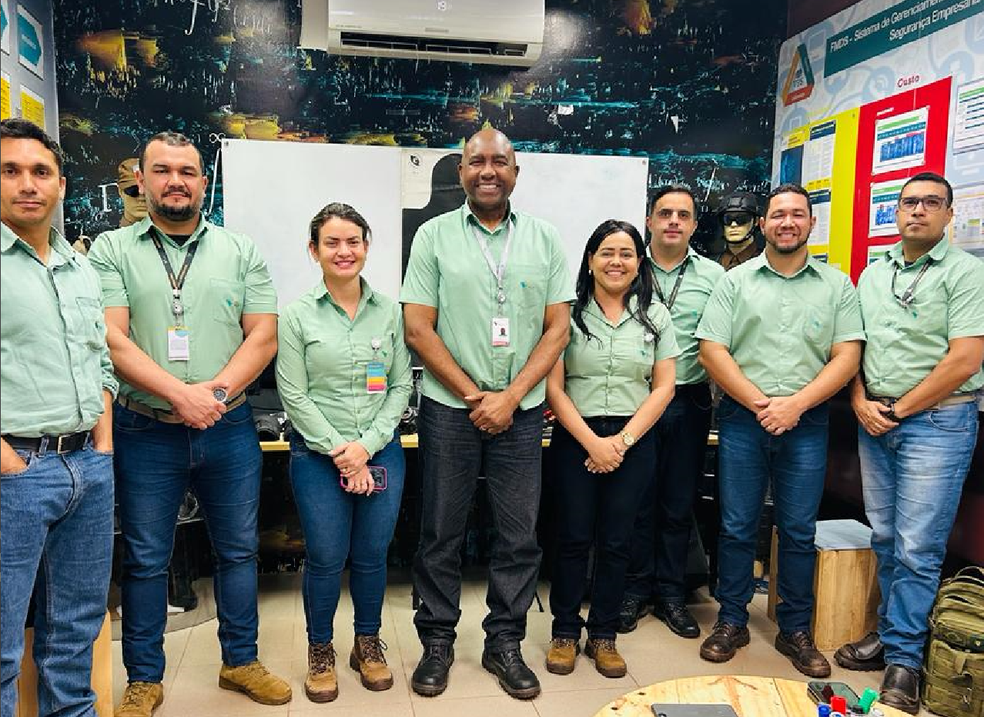
#> input picture fotos/Nova pasta/vale.png, 984 x 717 px, shrunk from 1278 x 932 before the run
$ python deteccao_face_haar.py
#> lines starting #> are read from the running program, lines starting #| are printed output that depends on the picture; after the words box and inside, x2 and y2 are one past the last pixel; in counts of white or black regions, pixels touching at a corner belong together
import cv2

imagem = cv2.imread("fotos/Nova pasta/vale.png")
#> imagem is the input picture: shape (717, 984, 3); mean B, G, R 104.8, 113.4, 111.1
classificador = cv2.CascadeClassifier("recursos/haarcascade_frontalface_default.xml")
imagemCinza = cv2.cvtColor(imagem, cv2.COLOR_BGR2GRAY)
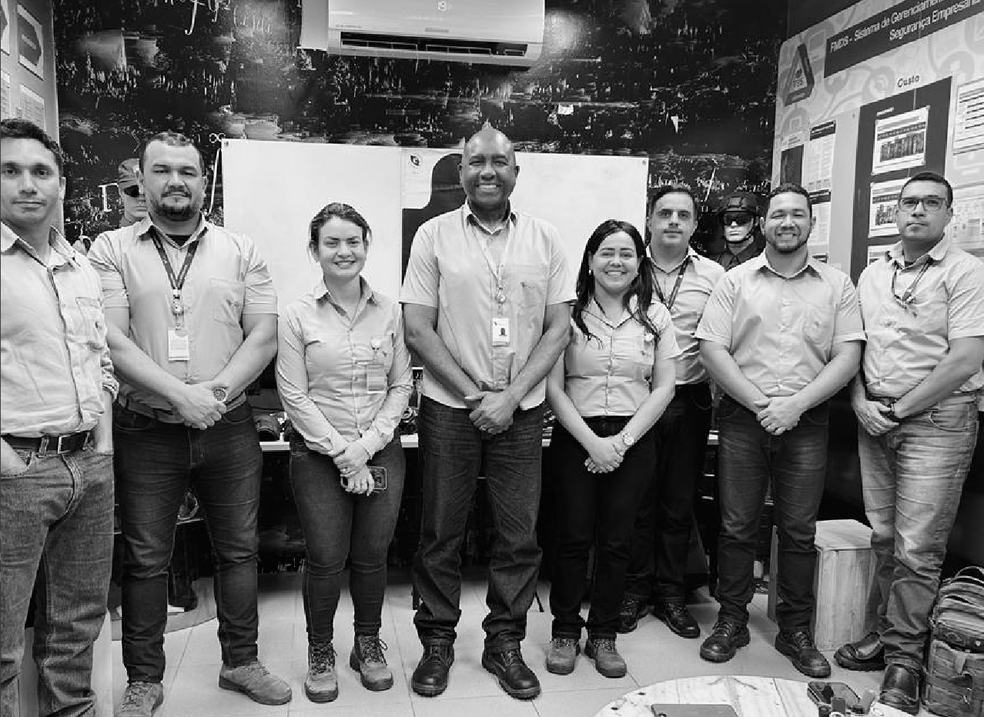
#> imagemCinza: shape (717, 984); min 0, max 255, mean 111.8
facesDetectadas = classificador.detectMultiScale(imagemCinza, scaleFactor=1.2, minSize=(50, 50))
#> facesDetectadas = [[457, 138, 61, 61], [140, 144, 71, 71], [890, 177, 61, 61], [645, 191, 60, 60], [760, 193, 56, 56], [311, 217, 65, 65], [587, 231, 57, 57], [85, 252, 50, 50]]
print(facesDetectadas)
#| [[457 138  61  61]
#|  [140 144  71  71]
#|  [890 177  61  61]
#|  [645 191  60  60]
#|  [760 193  56  56]
#|  [311 217  65  65]
#|  [587 231  57  57]
#|  [ 85 252  50  50]]
print("Faces detectadas", len(facesDetectadas))
#| Faces detectadas 8
for(x, y, l, a) in facesDetectadas:
    cv2.rectangle(imagem, (x, y), (x + l, y + a), (0, 255, 0), 2)
#> this loop made 8 passes
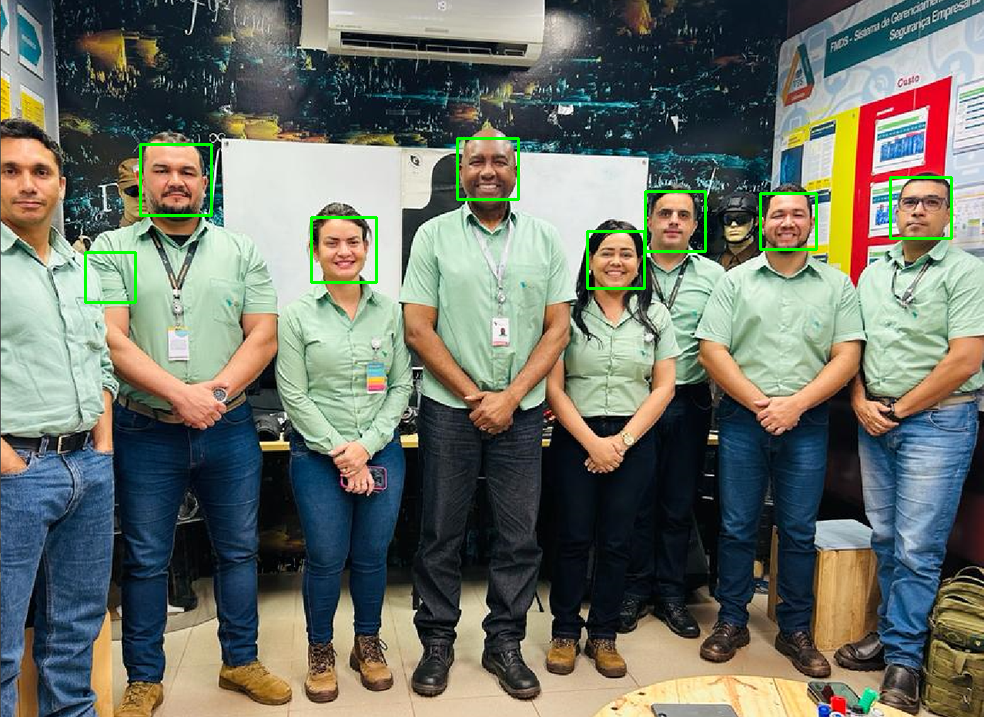
#> imagem: shape (717, 984, 3); 0.81% of pixels changed, all inside (x1, y1, x2, y2) = (84, 137, 953, 304)

cv2.imshow("Detecdtor haar", imagem)
cv2.waitKey(0)
cv2.destroyAllWindows()

$ run again, with fotos/Nova pasta/cam2.jpeg saved as fotos/Nova pasta/vale.png
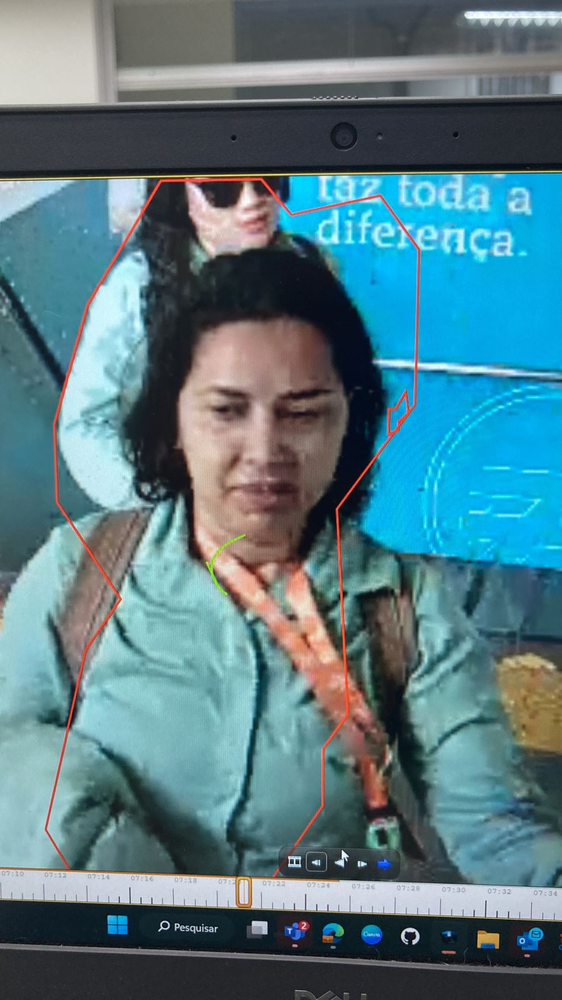
#> input picture fotos/Nova pasta/cam2.jpeg, 562 x 1000 px, shrunk from 900 x 1600 before the run
#> imagem is the input picture: shape (1000, 562, 3); mean B, G, R 130.9, 121.7, 86.1
#> `imagemCinza = cv2.cvtColor(imagem, cv2.COLOR_BGR2GRAY)`:
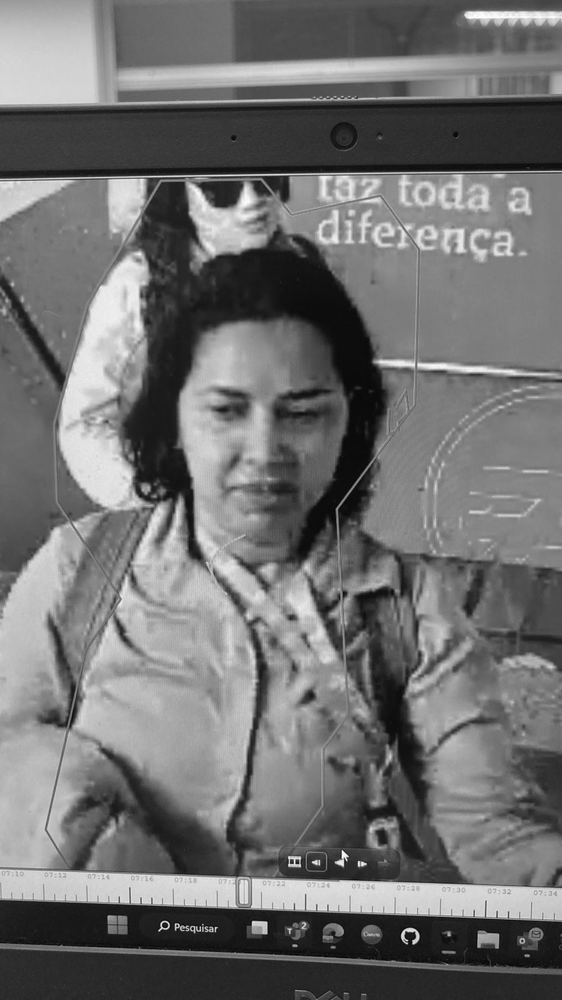
#> imagemCinza: shape (1000, 562); min 0, max 255, mean 112.1
#> facesDetectadas = [[162, 330, 207, 207]]
#| [[162 330 207 207]]
#| Faces detectadas 1
#> the loop `for(x, y, l, a) in facesDetectadas:` made 1 pass
#> after the loop `for(x, y, l, a) in facesDetectadas:`:
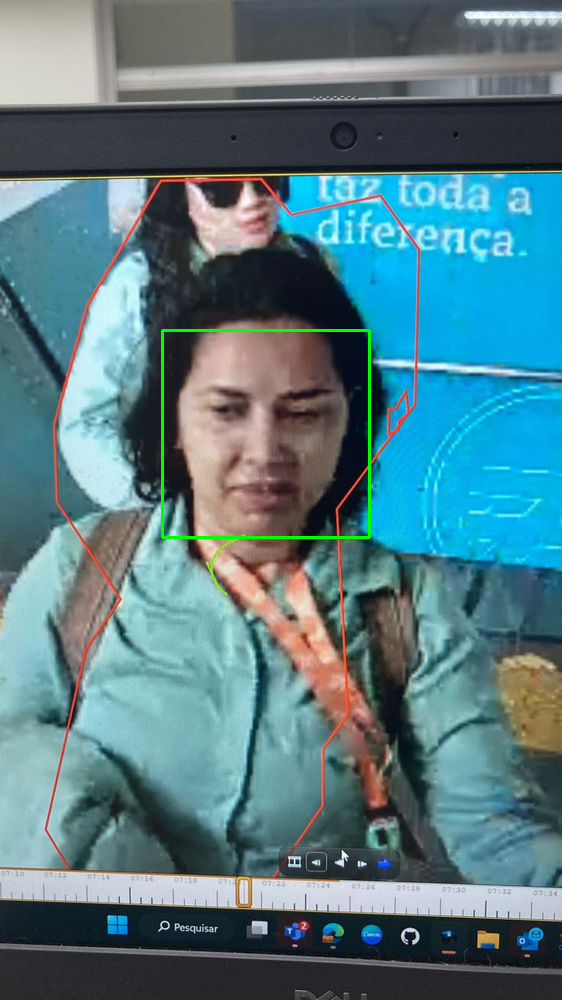
#> imagem: shape (1000, 562, 3); 0.44% of pixels changed, all inside (x1, y1, x2, y2) = (161, 329, 371, 539)

$ run again, with fotos/Nova pasta/cam3.jpeg saved as fotos/Nova pasta/vale.png
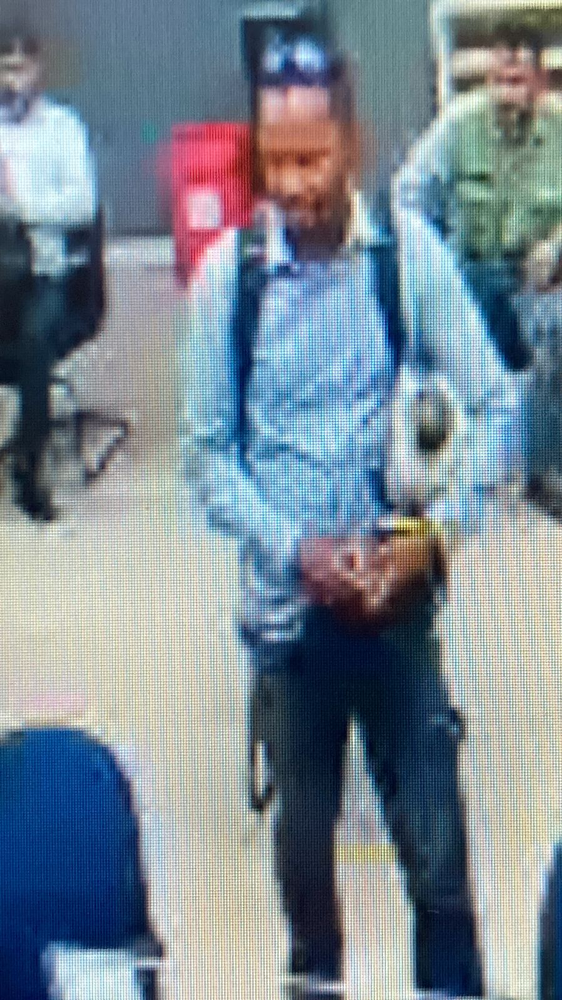
#> input picture fotos/Nova pasta/cam3.jpeg, 562 x 1000 px, shrunk from 900 x 1600 before the run
#> imagem is the input picture: shape (1000, 562, 3); mean B, G, R 147.2, 136.3, 122.6
#> `imagemCinza = cv2.cvtColor(imagem, cv2.COLOR_BGR2GRAY)`:
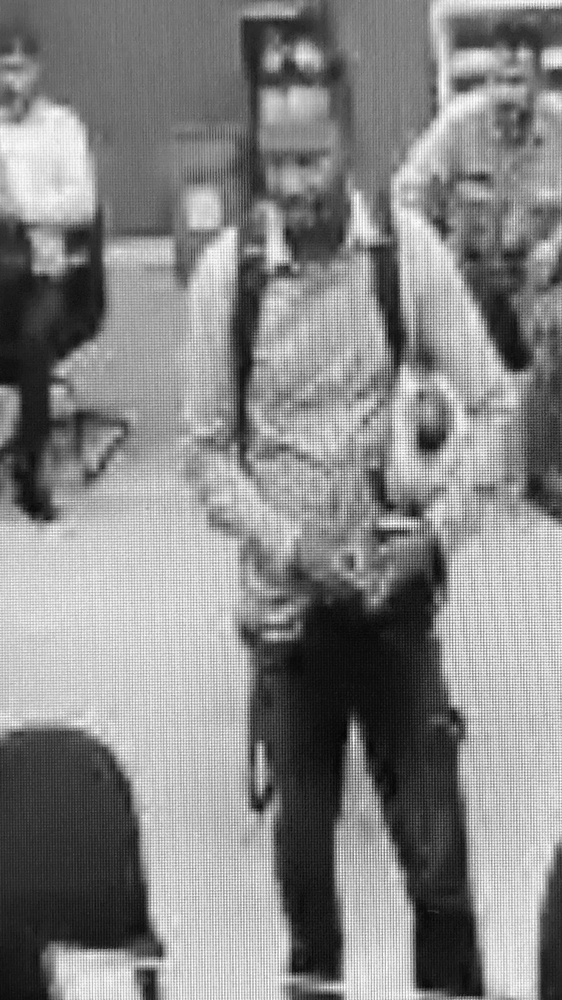
#> imagemCinza: shape (1000, 562); min 4, max 255, mean 133.5
#> facesDetectadas = [[32, 427, 58, 58], [239, 374, 60, 60], [440, 180, 72, 72]]
#| [[ 32 427  58  58]
#|  [239 374  60  60]
#|  [440 180  72  72]]
#| Faces detectadas 3
#> the loop `for(x, y, l, a) in facesDetectadas:` made 3 passes
#> after the loop `for(x, y, l, a) in facesDetectadas:`:
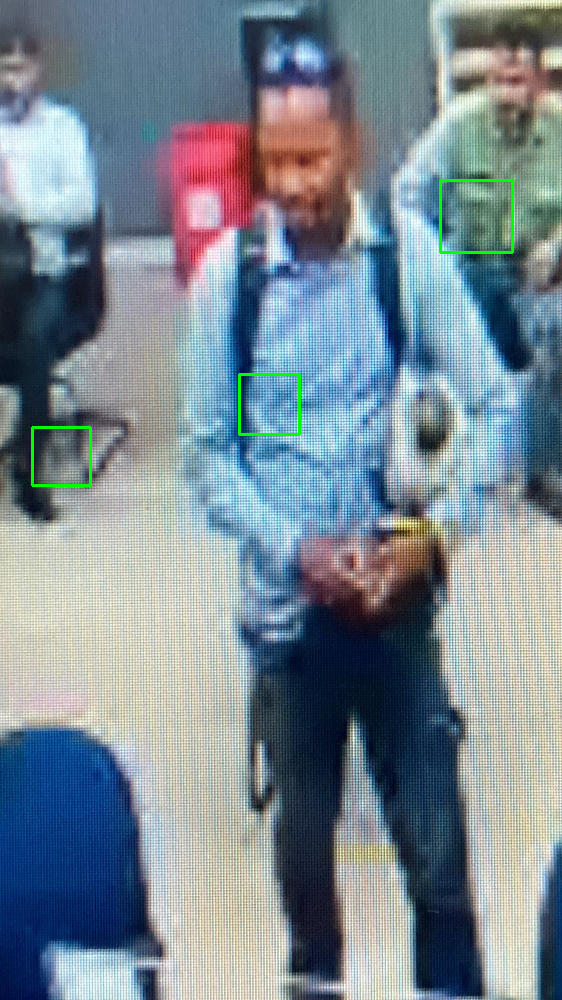
#> imagem: shape (1000, 562, 3); 0.4% of pixels changed, all inside (x1, y1, x2, y2) = (31, 179, 514, 487)

$ run again, with fotos/Nova pasta/cam4.jpeg saved as fotos/Nova pasta/vale.png
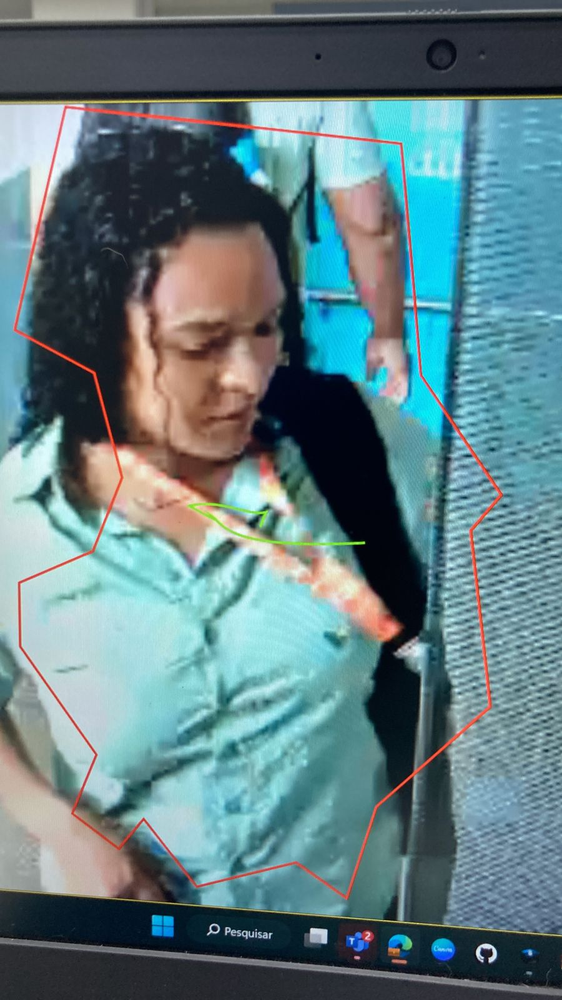
#> input picture fotos/Nova pasta/cam4.jpeg, 562 x 1000 px, shrunk from 900 x 1600 before the run
#> imagem is the input picture: shape (1000, 562, 3); mean B, G, R 129.9, 124.7, 96.7
#> `imagemCinza = cv2.cvtColor(imagem, cv2.COLOR_BGR2GRAY)`:
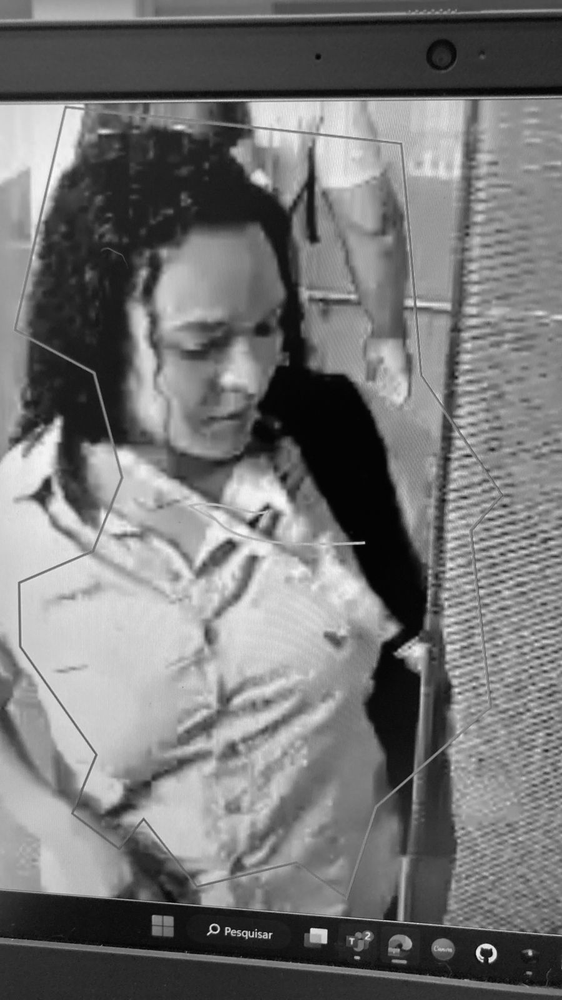
#> imagemCinza: shape (1000, 562); min 1, max 251, mean 116.9
#> facesDetectadas = [[114, 276, 188, 188]]
#| [[114 276 188 188]]
#| Faces detectadas 1
#> the loop `for(x, y, l, a) in facesDetectadas:` made 1 pass
#> after the loop `for(x, y, l, a) in facesDetectadas:`:
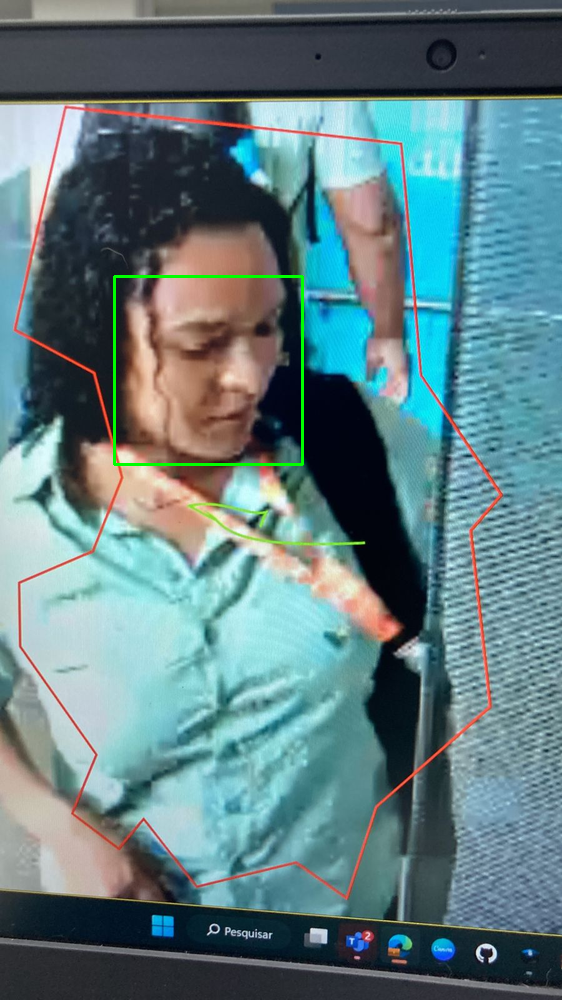
#> imagem: shape (1000, 562, 3); 0.4% of pixels changed, all inside (x1, y1, x2, y2) = (113, 275, 304, 466)
